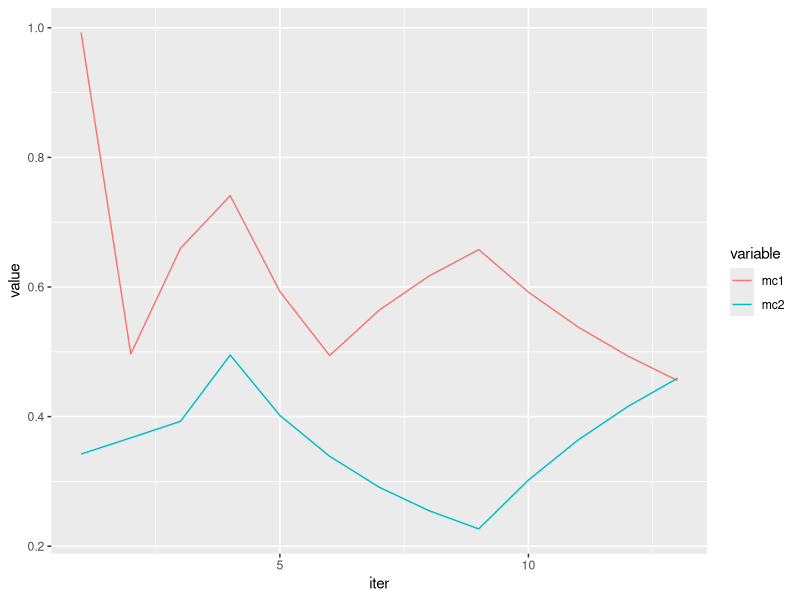
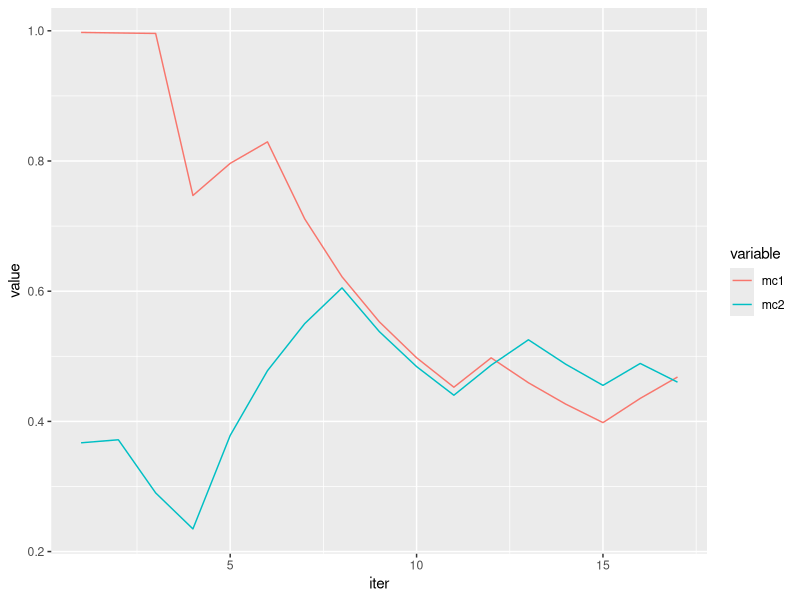
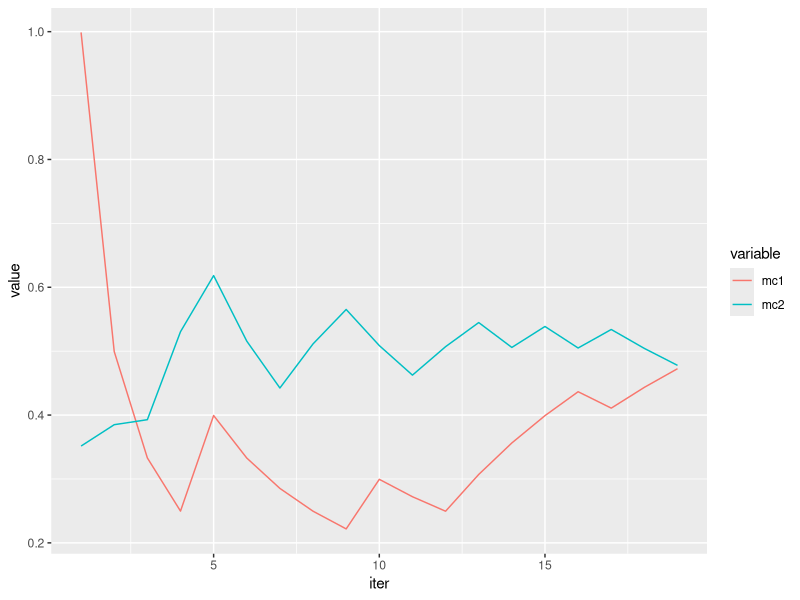
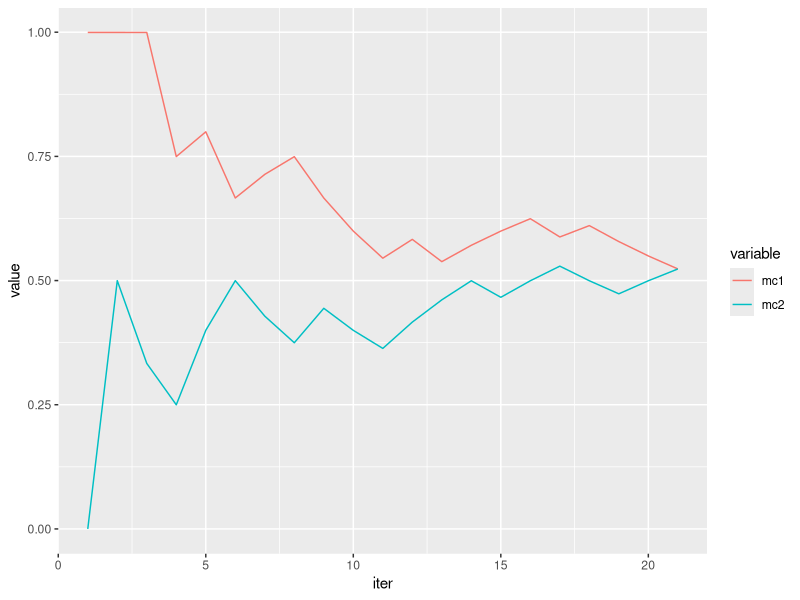

Here is the R script that generated these plots, in order:


library(reshape2)
library(ggplot2)
library(dplyr)


# (1)

# beta = 0.65 --> 13 iters
mc1 = c(0.992851,
        0.496677,
        0.659709,
        0.740988,
        0.592957,
        0.494268,
        0.564408,
        0.616958,
        0.657733,
        0.592051,
        0.538302,
        0.493504,
        0.455603);

mc2 = c(0.342285,
        0.367268,
        0.392774,
        0.495008,
        0.401826,
        0.338826,
        0.290926,
        0.254834,
        0.226718,
        0.302081,
        0.363948,
        0.415531,
        0.459258);

q1 = data.frame(iter = 1:length(mc1), mc1, mc2)
q1_long = melt(q1, id = "iter")
ggplot(q1_long, aes(x = iter, y = value, colour = variable)) + geom_line()

# beta = 0.75 --> 17 iters
mc1 = c(0.997513,
        0.996704,
        0.995959,
        0.747015,
        0.796396,
        0.829416,
        0.710958,
        0.622113,
        0.553022,
        0.497739,
        0.452505,
        0.497599,
        0.459337,
        0.426541,
        0.398117,
        0.43535,
        0.468196)

mc2 = c(0.367111,
        0.37175,
        0.290148,
        0.234816,
        0.378413,
        0.477859,
        0.550245,
        0.605085,
        0.537954,
        0.484187,
        0.440192,
        0.48632,
        0.525365,
        0.487855,
        0.455348,
        0.489001,
        0.460249)

q1 = data.frame(iter = 1:length(mc1), mc1, mc2)
q1_long = melt(q1, id = "iter")
ggplot(q1_long, aes(x = iter, y = value, colour = variable)) + geom_line() +
    scale_x_continuous(limits = c(1,length(mc1)))


# beta = 0.85  --> 19 iter
mc1 = c(0.998787,
        0.499413,
        0.332947,
        0.249729,
        0.399301,
        0.332755,
        0.285224,
        0.249576,
        0.221851,
        0.299435,
        0.272219,
        0.24954,
        0.307052,
        0.356367,
        0.399113,
        0.436523,
        0.410849,
        0.443435,
        0.472604)
mc2 = c(0.35154,
        0.384953,
        0.392779,
        0.530441,
        0.618236,
        0.515729,
        0.442349,
        0.511378,
        0.565262,
        0.508754,
        0.462508,
        0.507038,
        0.544762,
        0.505851,
        0.538631,
        0.504967,
        0.533941,
        0.504278,
        0.477739)

q1 = data.frame(iter = 1:length(mc1), mc1, mc2)
q1_long = melt(q1, id = "iter")
ggplot(q1_long, aes(x = iter, y = value, colour = variable)) + geom_line() +
    scale_x_continuous(limits = c(1,length(mc1)))

# beta = 1.0 --> 21 iters

mc1 = c(0.999573,
        0.999573,
        0.999512,
        0.749634,
        0.79953,
        0.666276,
        0.71382,
        0.749463,
        0.666192,
        0.599573,
        0.545066,
        0.582932,
        0.538091,
        0.571045,
        0.599587,
        0.624528,
        0.587791,
        0.610639,
        0.5785,
        0.549576,
        0.523406)


mc2 = c(0,
        0.499786,
        0.333193,
        0.249897,
        0.399802,
        0.499748,
        0.428356,
        0.374811,
        0.444171,
        0.399757,
        0.363419,
        0.416381,
        0.461192,
        0.499616,
        0.466309,
        0.499619,
        0.529021,
        0.499631,
        0.473335,
        0.499632,
        0.523407)

q1 = data.frame(iter = 1:length(mc1), mc1, mc2)
q1_long = melt(q1, id = "iter")
ggplot(q1_long, aes(x = iter, y = value, colour = variable)) + geom_line() +
    scale_x_continuous(limits = c(1,length(mc1)))



